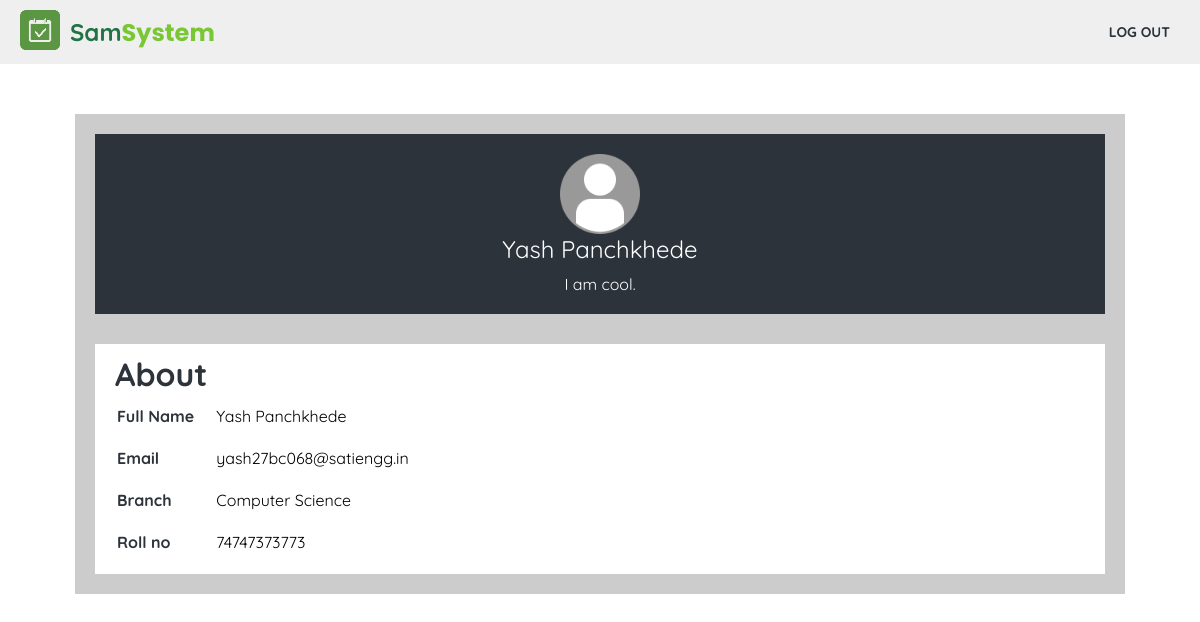
The app's page /student/profile.php?id=17 (signed in) with its own data.
### tables this page shows
CREATE TABLE `user` (
  `id` int(11) NOT NULL,
  `name` varchar(50) NOT NULL,
  `email` varchar(100) NOT NULL,
  `password` varchar(255) NOT NULL,
  `type` enum('student','teacher','admin') NOT NULL DEFAULT 'student',
  `approved` tinyint(1) NOT NULL DEFAULT 0,
  `date_created` date DEFAULT current_timestamp()
);

CREATE TABLE `student_profile` (
  `student_id` int(11) NOT NULL,
  `roll_no` varchar(15) NOT NULL,
  `branch` int(11) DEFAULT NULL,
  `bio` varchar(200) DEFAULT NULL
);

CREATE TABLE `branch` (
  `id` int(11) NOT NULL,
  `full_name` varchar(100) NOT NULL,
  `initials` varchar(10) NOT NULL
);

### student/profile.php (the view, shortened to what this page needs)
<?php
require '../db/db_connector.php';
function getBranchName($id, $conn)
{
	$stmt = $conn->prepare("SELECT full_name FROM branch WHERE id = ?");
	$stmt->bind_param("i", $id);
	$stmt->execute();
	$stmt->bind_result($result);
	if ($stmt->fetch()) {
		return $result;
	} else {
		$stmt->close();
		return null;
	}
}
$action = $_GET['action'] ?? "view";
$id = $_GET['id'] ?? null;
if (($action === 'update' || $action === 'view') && $id) {
	$stmt = $conn->prepare("SELECT * FROM student_profile WHERE student_id=?");
	$stmt->bind_param("i", $id);
	$stmt->execute();
	$result = $stmt->get_result();
	$profile_data = $result->fetch_assoc();
}
$stmt = $conn->prepare("SELECT * FROM user WHERE id=?");
$stmt->bind_param("i", $id);
$stmt->execute();
$result = $stmt->get_result();
$user_data = $result->fetch_assoc();
?>
<!DOCTYPE html>
<html lang="en">
<head>
	<link rel="stylesheet" href="../css/util.css">
	<link rel="stylesheet" href="../css/style.css">
</head>
<body>
	<?php require '../components/nav_sm.php'; ?>
	<div class="container">
		<?php if ($action === 'view' && $profile_data): ?>
			<div class="profile">
				<div class="profile-left">
					<img src="../img/user.jpg" alt="User Image" class="profile-img">
					<p class="profile-name"><?= $user_data['name'] ?></p>
					<p class="profile-bio mt10"><?=$profile_data['bio']?></p>
				</div>
				<div class="profile-right">
					<h1 class="ml10">About</h1>
					<table class="profile-table">
						<tr>
							<td class="text-dark">Full Name</td>
							<td ><?= $user_data['name'] ?></td>
						</tr>
						<tr>
							<td class="text-dark">Email</td>
							<td><?= $user_data['email']?></td>
						</tr>
						<tr>
							<td class="text-dark">Branch</td>
							<td ><?= getBranchName($profile_data['branch'],$conn)?></td>
						</tr>
						<tr>
							<td class="text-dark">Roll no</td>
							<td ><?= $profile_data['roll_no'] ?></td>
						</tr>
					</table>
				</div>
			</div>
		<?php endif; ?>
	</div>
</body>
</html>

### css/util.css (style rules this page uses)
:root { --color-primary: #217346; --color-primary-light: #7ac735; --color-accent: #ff9900; --color-background: #fafafa; --color-text-dark: #2d333a; --color-highlight: #FFF9C4; --color-info: #00bcfe; --color-info-dark: #0095c7; --color-light-blue: #eaf4ff; --color-green: #28a745; --color-red: #dc3545; --color-green-dark:#218838; --color-red-dark: #c82333; }
.ml10 { margin-left: 10px; }
.mt10 { margin-top: 10px !important; }
.text-dark { color: var(--color-text-dark); }

### css/style.css (style rules this page uses)
* { margin: 0; padding: 0; font-family: "Quicksand", sans-serif; box-sizing: border-box; }
h1 { color: var(--color-text-dark); font-weight: 700; }
.profile { background: #ccc; display: flex; justify-content: space-between; align-items: stretch; gap: 30px; margin-top: 50px; padding: 20px; flex-direction: column; }
.profile-left { background-color: var(--color-text-dark) ; height: 100%; flex-basis: 30%; display: flex; justify-content: center; align-items: center; flex-direction: column; padding: 20px; text-align: justify; position: relative; }
.profile-left img { width: 80px; }
.profile-left .profile-name { color: white; font-size: 24px; text-align: center; }
.profile-bio { color: white; }
.container { max-width: 1050px; margin: auto auto; }
.profile-right { flex-basis: 70%; background-color: white; padding: 10px; display: flex; justify-content: center; align-items: start; flex-direction: column; }
.profile-table td { padding: 10px; word-wrap: break-word; word-break: break-word; white-space: normal; max-width: 100%; }
.text-dark { color: var(--color-text-dark); font-weight: 700; }

### records on screen
user: name "Yash Panchkhede", email "yash27bc068@satiengg.in"
student_profile: bio "I am cool.", branch.full_name "Computer Science", roll_no "74747373773"
